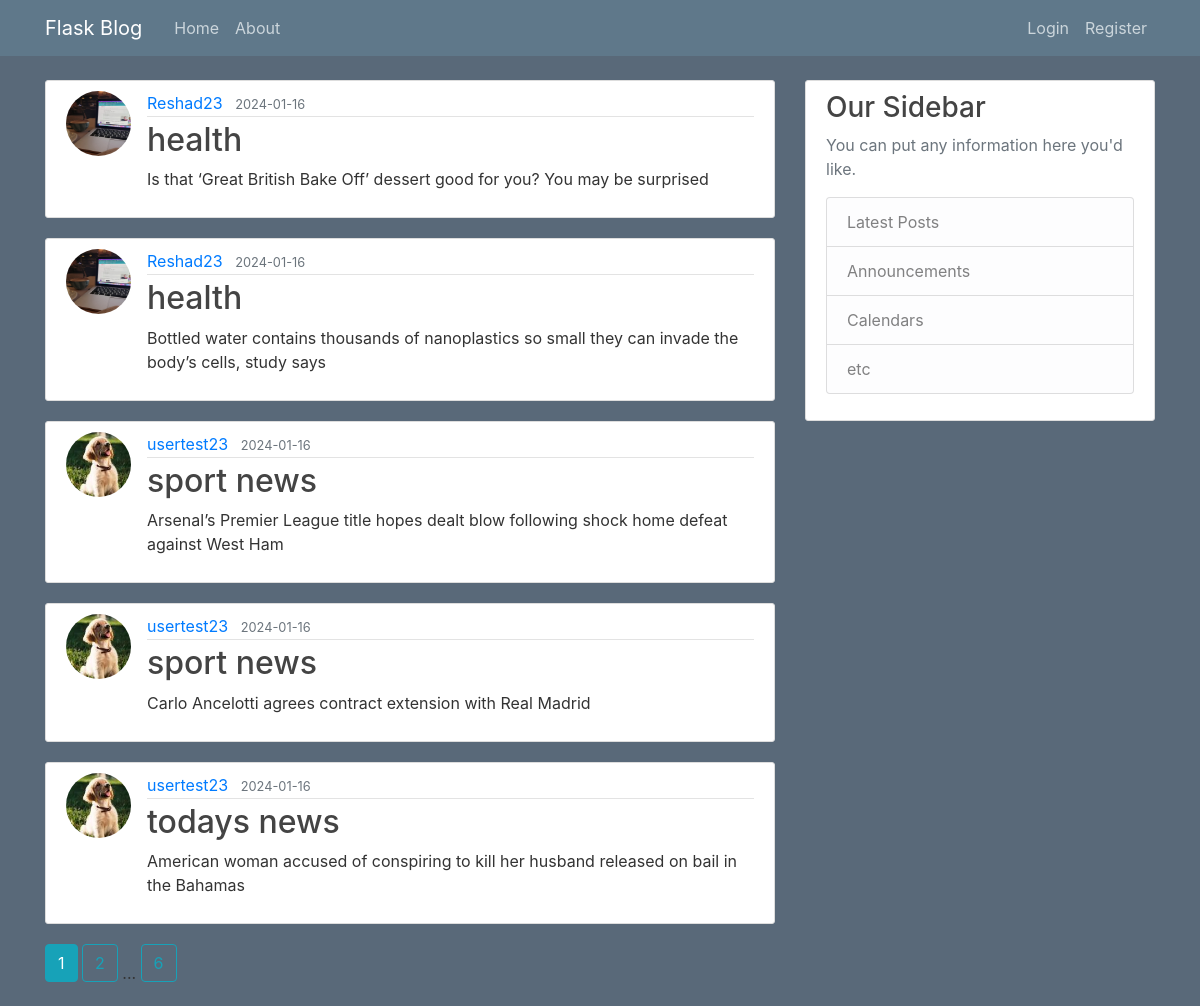
The page /home on the database its author committed.
### flaskblog/models.py (models this page shows, shortened)
class Post(db.Model):
    id = db.Column(db.Integer, primary_key=True)
    title = db.Column(db.String(100), nullable=False)
    date_posted = db.Column(db.DateTime, nullable=False, default=datetime.utcnow)
    content = db.Column(db.Text, nullable=False)
    user_id = db.Column(db.Integer, db.ForeignKey('user.id'), nullable=False)

class User(db.Model, UserMixin):
    id = db.Column(db.Integer, primary_key=True)
    username = db.Column(db.String(20), unique=True, nullable=False)
    email = db.Column(db.String(120), unique=True, nullable=False)
    image_file = db.Column(db.String(20), nullable=False, default='default.jpg')
    password = db.Column(db.String(60), nullable=False)
    posts = db.relationship('Post', backref='author', lazy=True)

### flaskblog/main/routes.py (the view)
@main.route("/")
@main.route("/home")
def home():
    page = request.args.get('page', 1, type=int)
    posts = Post.query.order_by(Post.date_posted.desc()).paginate(page=page, per_page=5)
    return render_template('home.html', posts=posts)

### flaskblog/templates/home.html
{% extends "layout.html" %}
{% block content %}
    {% for post in posts.items %}
        <article class="media content-section">
          <img class="rounded-circle article-img" src="{{ url_for('static', filename='profile_pics/' + post.author.image_file) }}">
          <div class="media-body">
            <div class="article-metadata">
              <a class="mr-2" href="{{ url_for('user_posts', username=post.author.username) }}">{{ post.author.username }}</a>
              <small class="text-muted">{{ post.date_posted.strftime('%Y-%m-%d') }}</small>
            </div>
            <h2><a class="article-title" href="{{ url_for('post', post_id=post.id) }}">{{ post.title }}</a></h2>
            <p class="article-content">{{ post.content }}</p>
          </div>
        </article>
    {% endfor %}
    {% for page_num in posts.iter_pages(left_edge=1, right_edge=1, left_current=1, right_current=2) %}
      {% if page_num %}
        {% if posts.page == page_num %}
          <a class="btn btn-info mb-4" href="{{ url_for('home', page=page_num) }}">{{ page_num }}</a>
        {% else %}
          <a class="btn btn-outline-info mb-4" href="{{ url_for('home', page=page_num) }}">{{ page_num }}</a>
        {% endif %}
      {% else %}
        ...
      {% endif %}
    {% endfor %}
{% endblock content %}

### flaskblog/templates/layout.html (shortened to what this page needs)
<!DOCTYPE html>
<html>
<head>
    <link rel="stylesheet" href="https://maxcdn.bootstrapcdn.com/bootstrap/4.0.0/css/bootstrap.min.css">
    <link rel="stylesheet" type="text/css" href="{{ url_for('static', filename='main.css') }}">
</head>
<body>
    <header class="site-header">
      <nav class="navbar navbar-expand-md navbar-dark bg-steel fixed-top">
        <div class="container">
          <a class="navbar-brand mr-4" href="/">Flask Blog</a>
          <div class="collapse navbar-collapse" id="navbarToggle">
            <div class="navbar-nav mr-auto">
              <a class="nav-item nav-link" href="{{ url_for('home') }}">Home</a>
              <a class="nav-item nav-link" href="{{ url_for('about') }}">About</a>
            </div>
            <div class="navbar-nav">
              {% if current_user.is_authenticated %}
                <a class="nav-item nav-link" href="{{ url_for('new_post') }}">New Post</a>
                <a class="nav-item nav-link" href="{{ url_for('account') }}">Account</a>
                <a class="nav-item nav-link" href="{{ url_for('logout') }}">Logout</a>
              {% else %}
                <a class="nav-item nav-link" href="{{ url_for('login') }}">Login</a>
                <a class="nav-item nav-link" href="{{ url_for('register') }}">Register</a>
              {% endif %}
            </div>
          </div>
        </div>
      </nav>
    </header>
    <main role="main" class="container">
      <div class="row">
        <div class="col-md-8">
          {% block content %}{% endblock %}
        </div>
        <div class="col-md-4">
          <div class="content-section">
            <h3>Our Sidebar</h3>
            <p class='text-muted'>You can put any information here you'd like.
              <ul class="list-group">
                <li class="list-group-item list-group-item-light">Latest Posts</li>
                <li class="list-group-item list-group-item-light">Announcements</li>
                <li class="list-group-item list-group-item-light">Calendars</li>
                <li class="list-group-item list-group-item-light">etc</li>
              </ul>
            </p>
          </div>
        </div>
      </div>
    </main>
</body>
</html>

### flaskblog/static/main.css (style rules this page uses)
body { background: #596979; color: #333333; margin-top: 5rem; }
h1, h2, h3, h4, h5, h6 { color: #444444; }
.bg-steel { background-color: #5f788a; }
.site-header .navbar-nav .nav-link { color: #cbd5db; }
.content-section { background: #ffffff; padding: 10px 20px; border: 1px solid #dddddd; border-radius: 3px; margin-bottom: 20px; }
.article-title { color: #444444; }
.article-content { white-space: pre-line; }
.article-img { height: 65px; width: 65px; margin-right: 16px; }
.article-metadata { padding-bottom: 1px; margin-bottom: 4px; border-bottom: 1px solid #e3e3e3 }

### rows shown on the page
Post: image_file (placeholder picture), author.username "Reshad23", date_posted "2024-01-16", title "health", content "Is that ‘Great British Bake Off’ dessert good for you? You may be surprised"
Post: image_file (placeholder picture), author.username "Reshad23", date_posted "2024-01-16", title "health", content "Bottled water contains thousands of nanoplastics so small they can invade the body’s cells, study says"
Post: image_file (picture), author.username "usertest23", date_posted "2024-01-16", title "sport news", content "Arsenal’s Premier League title hopes dealt blow following shock home defeat against West Ham"
Post: image_file (picture), author.username "usertest23", date_posted "2024-01-16", title "sport news", content "Carlo Ancelotti agrees contract extension with Real Madrid"
Post: image_file (picture), author.username "usertest23", date_posted "2024-01-16", title "todays news", content "American woman accused of conspiring to kill her husband released on bail in the Bahamas"

### other values the page prints
{{ page_num }} "1"
{{ page_num }} "2" "6"
